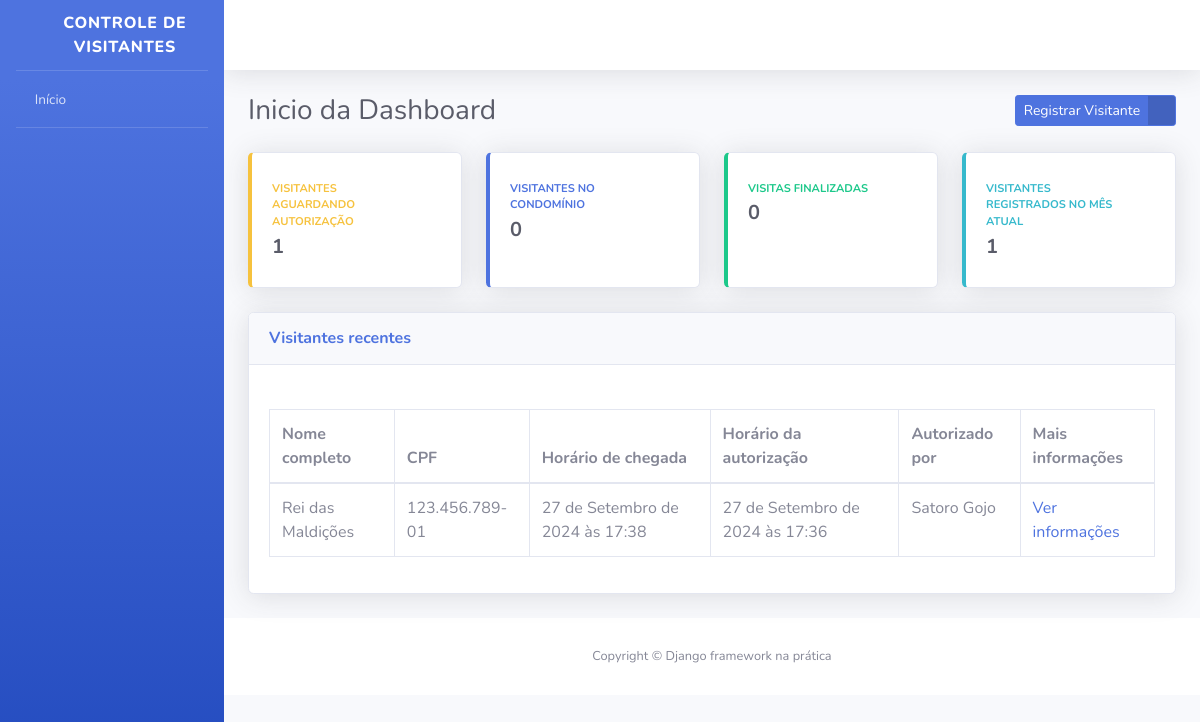
The app's page /, older data.
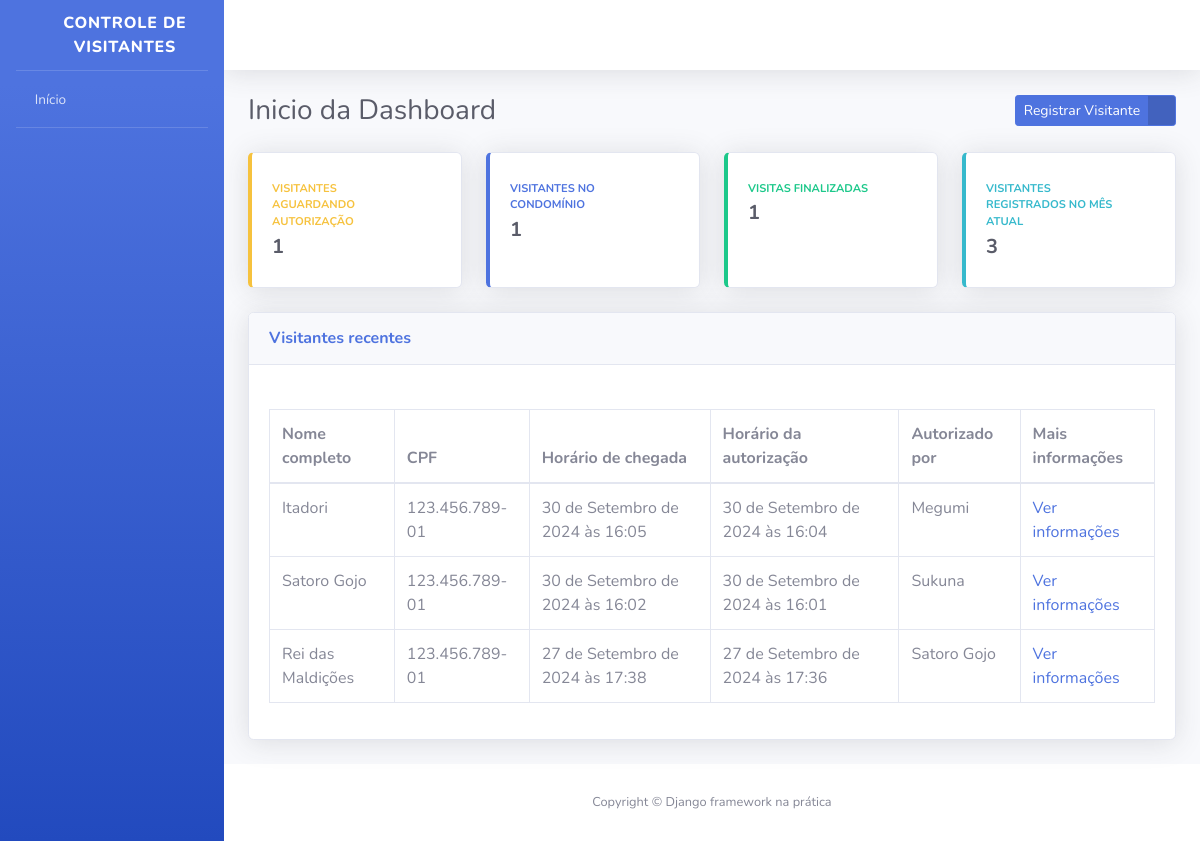
The same page, newer data.
### visitantes/models.py (models this page shows, shortened)
class Visitante(models.Model):
    STATUS_VISITANTE = [
        ('AGUARDANDO','Aguardando Autorização'),
        ('EM_VISITA','Em visita'),
        ('FINALIZADO','Visita Finalizada')
    ]
    status = models.CharField(verbose_name='status', max_length=10, choices=STATUS_VISITANTE, default='AGUARDANDO')
    nome_completo = models.CharField(verbose_name='Nome completo', max_length=200)
    cpf = models.CharField(verbose_name='CPF', max_length=11)
    telefone = models.CharField(verbose_name='Telefone', max_length=11)
    data_nascimento = models.DateField(verbose_name='Data de Nascimento', auto_now=False)
    numero_casa = models.PositiveSmallIntegerField(verbose_name='Número da casa a ser visitada')
    placa_veiculo = models.CharField(verbose_name='Placa do Carro', max_length=7, blank=True, null=True)
    horario_chegada = models.DateTimeField(verbose_name='Horário de chegada na portaria', auto_now_add=True)
    horario_autorizacao = models.DateTimeField(verbose_name='Horário da autorização de entrada', auto_now_add=False, blank=True, null=True)
    horario_saida = models.DateTimeField(verbose_name='Horário de saida do condominio', auto_now_add=False, blank=True, null=True)
    morador_responsavel = models.CharField(verbose_name='Nome do morador responsavel', max_length=200, blank=False, null=False)
    registrado_por = models.ForeignKey('porteiros.Porteiro', verbose_name='Porteiro responsavel pelo registro', on_delete=models.PROTECT)
    def get_horario_chegada(self):
        if self.horario_chegada:
            return self.horario_chegada
    def get_horario_autorizacao(self):
        if self.horario_autorizacao:
            return self.horario_autorizacao
    def get_morador_responsavel(self):
        if self.morador_responsavel:
            return self.morador_responsavel
    def get_cpf(self):
        if self.cpf:
            cpf = str(self.cpf)
            cpf_parte_um = cpf[0:3]
            cpf_parte_dois = cpf[3:6]
            cpf_parte_tres = cpf[6:9]
            cpf_parte_quatro = cpf[9:]
            cpf_formatado = f'{cpf_parte_um}.{cpf_parte_dois}.{cpf_parte_tres}-{cpf_parte_quatro}'
            return cpf_formatado
    class Meta:
        verbose_name = "Visitante"
        verbose_name_plural = "Visitantes"
        db_table = "Visitante"
    def __str__(self):
        return self.nome_completo

### dashboard/views.py (the view)
# urls.py: path('',index, name='index'),
def index(request):
    todos_visitantes = Visitante.objects.order_by( '-horario_chegada' )
    visitantes_aguardando = todos_visitantes.filter(status='AGUARDANDO')
    visitantes_em_visita = todos_visitantes.filter(status='EM_VISITA')
    visitantes_finalizado = todos_visitantes.filter(status='FINALIZADO')
    hora_atual = timezone.now()
    mes_atual = hora_atual.month
    visitantes_mes = todos_visitantes.filter(horario_chegada__month = mes_atual)
    context = {
        'nome_pagina' : 'Inicio da Dashboard',
        'todos_visitantes' : todos_visitantes,
        'visitantes_aguardando' : visitantes_aguardando.count(),
        'visitantes_em_visita' : visitantes_em_visita.count(),
        'visitantes_finalizado' : visitantes_finalizado.count(),
        'visitantes_mes' : todos_visitantes.count()
    }
    return render(request,'index.html', context)

### templates/index.html
{% extends 'base.html' %}
{% block conteudo %}
<div class="container-fluid">
    <div class="d-sm-flex align-items-center justify-content-between mb-4">
        <h1 class="h3 mb-0 text-gray-800">{{nome_pagina}}</h1>
        <a href="{% url 'registrar_visitante'%}" class="btn btn-primary btn-icon-split btn-sm">
            <span class="text">Registrar Visitante</span>
            <span class="icon text-white-50">
                <i class="fas fa-user-plus"></i>
            </span>
        </a>
    </div>
    <div class="row">
        <div class="col-xl-3 col-md-6 mb-4">
            <div class="card border-left-warning shadow h-100 py-2">
                <div class="card-body">
                    <div class="row no-gutters align-items-center">
                        <div class="col mr-2">
                            <div class="text-xs font-weight-bold text-warning text-uppercase mb-1">Visitantes aguardando autorização</div>
                            <div class="h5 mb-0 font-weight-bold text-gray-800">{{visitantes_aguardando}}</div>
                        </div>
                        <div class="col-auto">
                            <i class="fas fa-user-lock fa-2x text-gray-300"></i>
                        </div>
                    </div>
                </div>
            </div>
        </div>
        <div class="col-xl-3 col-md-6 mb-4">
            <div class="card border-left-primary shadow h-100 py-2">
                <div class="card-body">
                    <div class="row no-gutters align-items-center">
                        <div class="col mr-2">
                            <div class="text-xs font-weight-bold text-primary text-uppercase mb-1">Visitantes no condomínio</div>
                            <div class="h5 mb-0 font-weight-bold text-gray-800">{{visitantes_em_visita}}</div>
                        </div>
                        <div class="col-auto">
                            <i class="fas fa-user-clock fa-2x text-gray-300"></i>
                        </div>
                    </div>
                </div>
            </div>
        </div>
        <div class="col-xl-3 col-md-6 mb-4">
            <div class="card border-left-success shadow h-100 py-2">
                <div class="card-body">
                    <div class="row no-gutters align-items-center">
                        <div class="col mr-2">
                            <div class="text-xs font-weight-bold text-success text-uppercase mb-1">Visitas finalizadas</div>
                            <div class="h5 mb-0 font-weight-bold text-gray-800">{{visitantes_finalizado}}</div>
                        </div>
                        <div class="col-auto">
                            <i class="fas fa-user-check fa-2x text-gray-300"></i>
                        </div>
                    </div>
                </div>
            </div>
        </div>
        <div class="col-xl-3 col-md-6 mb-4">
            <div class="card border-left-info shadow h-100 py-2">
                <div class="card-body">
                    <div class="row no-gutters align-items-center">
                        <div class="col mr-2">
                            <div class="text-xs font-weight-bold text-info text-uppercase mb-1">Visitantes registrados no mês atual</div>
                            <div class="h5 mb-0 font-weight-bold text-gray-800">{{visitantes_mes}}</div>
                        </div>
                        <div class="col-auto">
                            <i class="fas fa-users fa-2x text-gray-300"></i>
                        </div>
                    </div>
                </div>
            </div>
        </div>
    </div>
    <div class="card shadow mb-4">
        <div class="card-header py-3 d-sm-flex align-items-center justify-content-between mb-4">
            <h6 class="m-0 font-weight-bold text-primary">Visitantes recentes</h6>
        </div>
        <div class="card-body">
            <div class="table-responsive">
                <table class="table table-bordered">
                    <thead>
                        <th>Nome completo</th>
                        <th>CPF</th>
                        <th>Horário de chegada</th>
                        <th>Horário da autorização</th>
                        <th>Autorizado por</th>
                        <th>Mais informações</th>
                    </thead>
                    <tbody>
                        {%for visitante in todos_visitantes%}
                        <tr>
                            <td>{{ visitante}}</td>
                            <td>{{visitante.get_cpf}}</td>
                            <td>{{ visitante.get_horario_chegada}}</td>
                            <td>{{ visitante.get_horario_autorizacao}}</td>
                            <td>{{ visitante.get_morador_responsavel}}</td>
                            <td>
                                <a href="#">
                                    Ver informações
                                </a>
                            </td>
                        </tr>
                        {%endfor%}
                    </tbody>
                </table>
            </div>
        </div>
    </div>
</div>
{% endblock conteudo %}

### templates/base.html (shortened to what this page needs)
<!DOCTYPE html>
{% load static %}
<html lang="pt-br">
    <head>
        <link href="{% static 'css/sb-admin-2.min.css' %}" rel="stylesheet">
        <link href="{% static 'vendor/fontawesome-free/css/all.min.css' %}" rel="stylesheet" type="text/css">
    </head>
    <body id="page-top">
        <div id="wrapper">
            <ul class="navbar-nav bg-gradient-primary sidebar sidebar-dark accordion" id="accordionSidebar">
                <a class="sidebar-brand d-flex align-items-center justify-content-center" href="#">
                    <div class="sidebar-brand-icon rotate-n-15">
                        <i class="fas fa-user-shield"></i>
                    </div>
                    <div class="sidebar-brand-text">Controle de Visitantes</div>
                </a>
                <hr class="sidebar-divider my-0">
                <li class="nav-item">
                    <a class="nav-link" href="#">
                        <i class="fas fa-home"></i>
                        <span>Início</span>
                    </a>
                </li>
                <hr class="sidebar-divider">
            </ul>
            <div id="content-wrapper" class="d-flex flex-column">
                <div id="content">
                    <nav class="navbar navbar-expand navbar-light bg-white topbar mb-4 static-top shadow">
                        <ul class="navbar-nav ml-auto">
                            <li class="nav-item dropdown no-arrow">
                                <a class="nav-link dropdown-toggle" href="#" id="userDropdown" role="button" data-toggle="dropdown" aria-haspopup="true" aria-expanded="false">
                                    <span class="mr-2 d-none d-lg-inline text-gray-800 small">
                                        <i class="fas fa-cog"></i>
                                    </span>
                                </a>
                            </li>
                        </ul>
                    </nav>
       {% block conteudo%} {% endblock conteudo%}
                    <footer class="sticky-footer bg-white">
                        <div class="container my-auto">
                            <div class="copyright text-center my-auto">
                                <span>Copyright © Django framework na prática</span>
                            </div>
                        </div>
                    </footer>
                </div>
            </div>
        </div>
    </body>
</html>

Row changes from the older to the newer data that the page shows:
added Visitante: nome_completo "Itadori", get_cpf "123.456.789-01", get_horario_chegada "30 de Setembro de 2024 às 16:05", get_horario_autorizacao "30 de Setembro de 2024 às 16:04", get_morador_responsavel "Megumi"
added Visitante: nome_completo "Satoro Gojo", get_cpf "123.456.789-01", get_horario_chegada "30 de Setembro de 2024 às 16:02", get_horario_autorizacao "30 de Setembro de 2024 às 16:01", get_morador_responsavel "Sukuna"
Text that changed along with them:
{{ visitantes_em_visita }}: "0" → "1"
{{ visitantes_finalizado }}: "0" → "1"
{{ visitantes_mes }}: "1" → "3"
